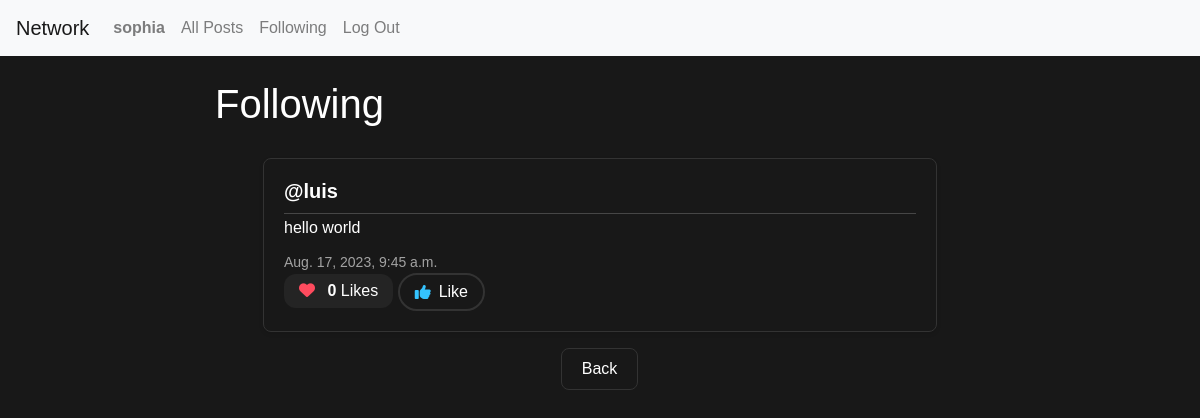
Screenshot of /following?page=3 (signed in) with the database file from the repository.
### network/models.py (models this page shows, shortened)
class User(AbstractUser):
    pass

class Post(models.Model):
    content = models.CharField(max_length=420)
    user = models.ForeignKey(User, on_delete=models.CASCADE, related_name="author")
    date = models.DateTimeField(auto_now_add=True)
    def total_likes(self):
        return self.post_like.count()

### network/views.py (the view)
# urls.py: path("following", views.following, name="following"),
def following (request):
    current_user = User.objects.get(pk=request.user.id)
    user_people = Follow.objects.filter(user=current_user)
    all_posts = Post.objects.all().order_by('id').reverse()
    people_posts = []
    for post in all_posts:
        for person in user_people:
            if person.user_followed == post.user:
                people_posts.append(post)
    paginator = Paginator(people_posts, 3)
    page_number = request.GET.get('page')
    page_posted = paginator.get_page(page_number)
    all_likes = Like.objects.all()
    who_liked = []
    try:
        for like in all_likes:
            if like.user.id == request.user.id:
                who_liked.append(like.post.id)
    except:
        who_liked = []
    return render(request, "network/following.html", {
        "page_posted": page_posted,
        "who_liked" : who_liked
    })

### network/templates/network/following.html
{% extends "network/layout.html" %}
{% block body %}
<div class="container mt-4">
    <h1>Following</h1>
    <div class="allPost">
        {% for post in page_posted %}
            <div class="post mx-5 my-3">
                <h5 class="username mb-1"><a href="{% url 'profile' user_id=post.user.id %}">@{{ post.user }}</a></h5>
                <h6 class="content" id="content_{{ post.id }}" mb-1">{{ post.content }}</h6>
                <p class="date mb-0">{{ post.date }}</p>
                <p class="likes-count mb-0"><i class="fas fa-heart"></i> <span id="like-count-{{ post.id }}" class="likes-number"> {{ post.total_likes }}</span> Likes</p>
                {% if user.is_authenticated %}
                    {% if post.id in who_liked %}
                    <button class="btn btn-down" onclick="like_trigger({{ post.id}}, {{who_liked}})" id="{{ post.id }}"><i class="fa fa-thumbs-down"></i> Dislike</button>
                    {% else %}
                    <button class="btn btn-up" onclick="like_trigger({{ post.id}}, {{who_liked}})" id="{{ post.id }}"><i class="fa fa-thumbs-up"></i> Like</button>
                    {% endif %}
                {% endif %}
            </div>
        {% endfor %}
    </div>
    <nav aria-label="Page navigation " class="text-center">
        {% if page_posted.has_next %}
            <a class="page-link central-btn" href="?page={{ page_posted.next_page_number }}">Next</a>
        {% elif not page_posted.has_next and page_posted.number != 1 %}
            <a class="page-link central-btn" href="?page={{ page_posted.previous_page_number }}">Back</a>
        {% endif %}
    </nav>
</div>
{% endblock %}

### network/templates/network/layout.html (shortened to what this page needs)
{% load static %}
<!DOCTYPE html>
<html lang="en">
    <head>
        <link rel="stylesheet" href="https://stackpath.bootstrapcdn.com/bootstrap/4.4.1/css/bootstrap.min.css">
        <link href="{% static 'network/styles.css' %}" rel="stylesheet">
        <link rel="stylesheet" href="https://cdnjs.cloudflare.com/ajax/libs/font-awesome/6.4.2/css/all.min.css" />
    </head>
    <body>
        <nav class="navbar navbar-expand-lg navbar-light bg-light">
            <a class="navbar-brand" href="{% url 'index' %}">Network</a>
            <div>
              <ul class="navbar-nav mr-auto">
                {% if user.is_authenticated %}
                    <li class="nav-item">
                        <a class="nav-link" href="{% url 'profile' user_id=user.id %}"><strong>{{ user.username }}</strong></a>
                    </li>
                {% endif %}
                <li class="nav-item">
                  <a class="nav-link" href="{% url 'index' %}">All Posts</a>
                </li>
                {% if user.is_authenticated %}
                    <li class="nav-item">
                        <a class="nav-link" href="{% url 'following' %}">Following</a>
                    </li>
                    <li class="nav-item">
                        <a class="nav-link" href="{% url 'logout' %}">Log Out</a>
                    </li>
                {% endif %}
              </ul>
            </div>
          </nav>
        <div class="body">
            {% block body %}
            {% endblock %}
        </div>
    </body>
</html>

### network/static/network/styles.css (style rules this page uses)
:root { --bg-color: #181818; --text-color: #FFF; --border-color: #333; --btn-bg-color: #007BFF; --btn-hover-color: #0056b3; --shadow-color: rgba(0, 0, 0, 0.1); --divider-color: rgba(255, 255, 255, 0.2); }
body { background-color: var(--bg-color); font-family: Arial, sans-serif; color: var(--text-color); margin: 0; padding: 0; }
.container { max-width: 800px; margin: 0 auto; }
.allPost { margin-top: 30px; }
.post { border: 1px solid var(--border-color); border-radius: 8px; background-color: var(--bg-color); padding: 20px; margin-bottom: 25px; box-shadow: 0 2px 4px var(--shadow-color); }
.username { font-weight: bold; margin-bottom: 5px; border-bottom: 1px solid var(--divider-color); padding-bottom: 10px; }
.content { font-size: 16px; margin-bottom: 15px; color: var(--text-color); }
.date { font-size: 14px; color: rgba(255, 255, 255, 0.6); }
.central-btn { display: inline-block; padding: 10px 20px; border-radius: 8px; color: var(--text-color); background-color: var(--bg-color); border: 1px solid var(--border-color); transition: background-color 0.2s ease; }
.btn-up, .btn-down { background-color: transparent; border: 2px solid var(--border-color); color: var(--text-color); border-radius: 22px; padding: 5px 15px; display: inline-flex; align-items: center; cursor: pointer; transition: transform 0.3s ease, background-color 0.5s ease, border 0.2s ease; }
.btn-up .fa, .btn-down .fa { margin-right: 0.5rem; }
.btn-up .fa { color: #34c3ff; }
.username a { text-decoration: none; color: inherit; transition: transform 0.3s ease, text-decoration 0.3s ease; }
.likes-count { background-color: rgba(255, 255, 255, 0.05); padding: 5px 15px; border-radius: 12px; display: inline-block; font-weight: 500; transition: transform 0.3s ease, background-color 0.2s ease; }
.likes-count .fas.fa-heart { color: #ff4b5e; margin-right: 8px; }
.likes-number { color: var(--text-color); font-weight: 600; }

### rows the page displays
User: username "sophia"
Post: user "luis", content "hello world", date "Aug. 17, 2023, 9:45 a.m.", total_likes "0"
